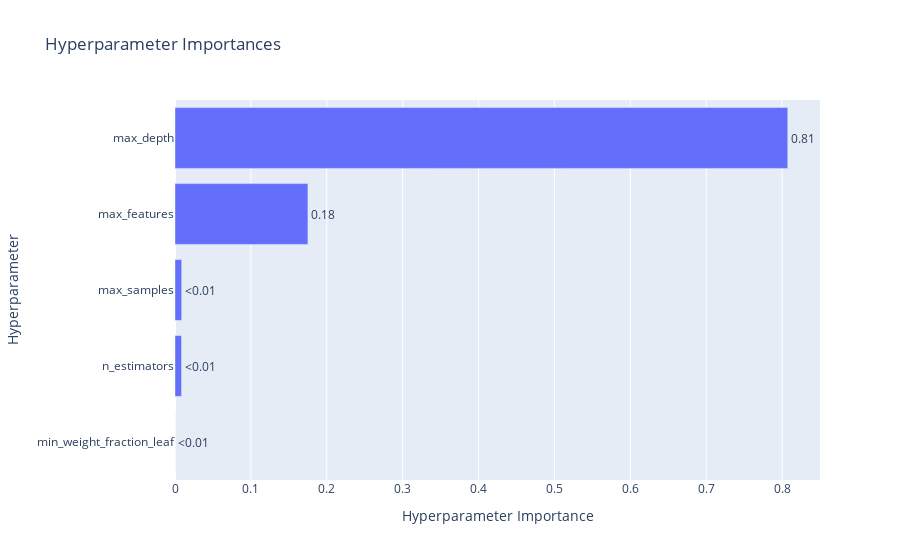

The notebook cell this image was saved under:
### Code cell
# 하이퍼파라미터별 중요도를 확인할 수 있는 그래프
optuna.visualization.plot_param_importances(study_rf)

### Figure 1 — Plotly figure (JSON) as saved in the notebook; plotly's stock layout.template omitted (floating-point values rounded to 4 significant figures)
{"data": [{"cliponaxis": false, "hovertemplate": ["min_weight_fraction_leaf (IntDistribution): 0.0<extra></extra>", "n_estimators (IntDistribution): 0.008593401145484798<extra></extra>", "max_samples (FloatDistribution): 0.008804661094423669<extra></extra>", "max_features (FloatDistribution): 0.1751557391999176<extra></extra>", "max_depth (IntDistribution): 0.807446198560174<extra></extra>"], "name": "Objective Value", "orientation": "h", "text": ["<0.01", "<0.01", "<0.01", "0.18", "0.81"], "textposition": "outside", "type": "bar", "x": [0, 0.008593, 0.008805, 0.1752, 0.8074], "y": ["min_weight_fraction_leaf", "n_estimators", "max_samples", "max_features", "max_depth"]}], "layout": {"title": {"text": "Hyperparameter Importances"}, "xaxis": {"title": {"text": "Hyperparameter Importance"}}, "yaxis": {"title": {"text": "Hyperparameter"}}}}
